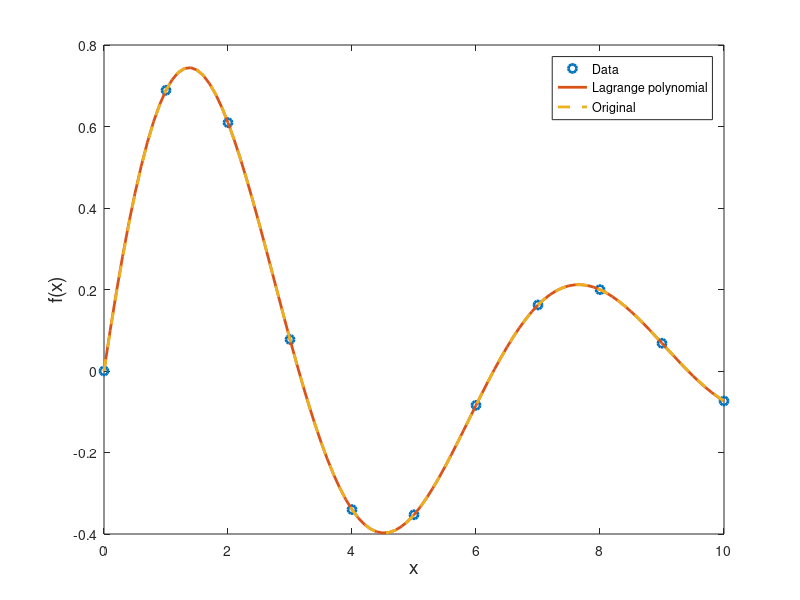

Here is the MATLAB script that generated this plot:
%**************************************************************************
%*     Example 12.4                                                       *
%*     filename: ch12pr04.m                                               *
%*     program listing number: 12.4                                       *
%*                                                                        *
%*     This program interpolates 11-point data with the Lagrange          *
%*     polynomial method.                                                 *
%*                                                                        *
%*     Programed by Ryoichi Kawai for Computational Physics Course.       *
%*     Last modification:  02/25/2017.                                    *
%**************************************************************************
clear all

% data to be fitted
F=[0.0000, 0.6889, 0.6095, 0.0774, -0.3401, -0.3528,...
   -0.0842, 0.1620, 0.1997, 0.0681, -0.0736];
X=[0.0,1.0,2.0,3.0,4.0,5.0,6.0,7.0,8.0,9.0,10.];
N=size(F,2);

M=101;
z=linspace(0,X(N),M);
for j=1:M
    L=1;
    y(j)=0;
    for n=1:N
        L=1; % Lagrange basis polynomial
        for m=1:N
            if n~=m
                L=L*(z(j)-X(m))/(X(n)-X(m));
            end
        end
        y(j)=y(j)+L*F(n);
    end
end

v=sin(z).*exp(-0.2*z);

p=plot(X,F,'o',z,y,z,v,'--');
set(p,'linewidth',2);
xlabel('x','fontsize',14);
ylabel('f(x)','fontsize',14);
legend('Data','Lagrange polynomial','Original');
legend('location','northeast');
